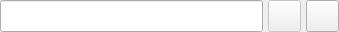
<?xml version="1.0" encoding="UTF-8"?>
<ui version="4.0">
 <class>FileSelectorWidget</class>
 <widget class="QWidget" name="FileSelectorWidget">
  <property name="geometry">
   <rect>
    <x>0</x>
    <y>0</y>
    <width>339</width>
    <height>32</height>
   </rect>
  </property>
  <property name="sizePolicy">
   <sizepolicy hsizetype="Preferred" vsizetype="Fixed">
    <horstretch>0</horstretch>
    <verstretch>0</verstretch>
   </sizepolicy>
  </property>
  <property name="minimumSize">
   <size>
    <width>0</width>
    <height>0</height>
   </size>
  </property>
  <property name="maximumSize">
   <size>
    <width>16777215</width>
    <height>16777215</height>
   </size>
  </property>
  <property name="focusPolicy">
   <enum>Qt::FocusPolicy::TabFocus</enum>
  </property>
  <property name="windowTitle">
   <string>Form</string>
  </property>
  <layout class="QGridLayout" name="file_selector_grid">
   <property name="leftMargin">
    <number>0</number>
   </property>
   <property name="topMargin">
    <number>0</number>
   </property>
   <property name="rightMargin">
    <number>0</number>
   </property>
   <property name="bottomMargin">
    <number>0</number>
   </property>
   <property name="spacing">
    <number>5</number>
   </property>
   <item row="0" column="1">
    <widget class="QToolButton" name="rem_file_tb">
     <property name="enabled">
      <bool>false</bool>
     </property>
     <property name="sizePolicy">
      <sizepolicy hsizetype="Preferred" vsizetype="Preferred">
       <horstretch>0</horstretch>
       <verstretch>0</verstretch>
      </sizepolicy>
     </property>
     <property name="minimumSize">
      <size>
       <width>0</width>
       <height>0</height>
      </size>
     </property>
     <property name="focusPolicy">
      <enum>Qt::FocusPolicy::TabFocus</enum>
     </property>
     <property name="toolTip">
      <string>Clear field</string>
     </property>
     <property name="text">
      <string/>
     </property>
     <property name="icon">
      <iconset resource="../../res/resources.qrc">
       <normaloff>:/icons/icons/delete.png</normaloff>:/icons/icons/delete.png</iconset>
     </property>
     <property name="iconSize">
      <size>
       <width>25</width>
       <height>25</height>
      </size>
     </property>
    </widget>
   </item>
   <item row="0" column="0">
    <widget class="QLineEdit" name="filename_edt">
     <property name="sizePolicy">
      <sizepolicy hsizetype="Expanding" vsizetype="Preferred">
       <horstretch>0</horstretch>
       <verstretch>0</verstretch>
      </sizepolicy>
     </property>
    </widget>
   </item>
   <item row="0" column="2">
    <widget class="QToolButton" name="sel_file_tb">
     <property name="sizePolicy">
      <sizepolicy hsizetype="Preferred" vsizetype="Preferred">
       <horstretch>0</horstretch>
       <verstretch>0</verstretch>
      </sizepolicy>
     </property>
     <property name="minimumSize">
      <size>
       <width>0</width>
       <height>0</height>
      </size>
     </property>
     <property name="focusPolicy">
      <enum>Qt::FocusPolicy::TabFocus</enum>
     </property>
     <property name="toolTip">
      <string>Select file</string>
     </property>
     <property name="text">
      <string/>
     </property>
     <property name="icon">
      <iconset resource="../../res/resources.qrc">
       <normaloff>:/icons/icons/open.png</normaloff>:/icons/icons/open.png</iconset>
     </property>
     <property name="iconSize">
      <size>
       <width>25</width>
       <height>25</height>
      </size>
     </property>
    </widget>
   </item>
  </layout>
 </widget>
 <tabstops>
  <tabstop>filename_edt</tabstop>
  <tabstop>rem_file_tb</tabstop>
  <tabstop>sel_file_tb</tabstop>
 </tabstops>
 <resources>
  <include location="../../res/resources.qrc"/>
 </resources>
 <connections/>
</ui>
